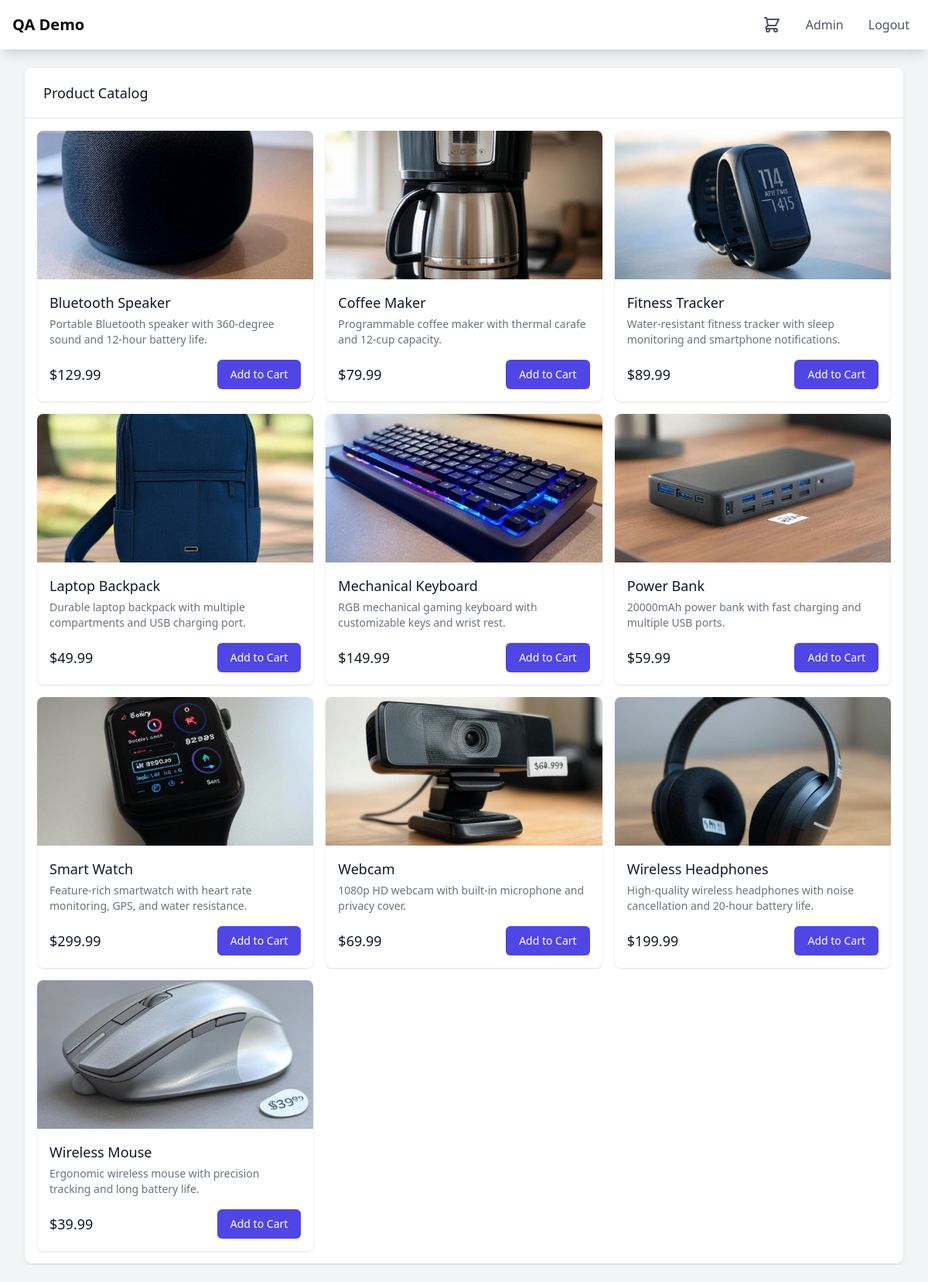
Page /catalog.php (signed in) on the committed database.
### tables this page shows
CREATE TABLE products (
                id INTEGER PRIMARY KEY AUTOINCREMENT,
                name TEXT NOT NULL,
                description TEXT,
                price REAL NOT NULL,
                stock INTEGER NOT NULL,
                image_path TEXT,
                created_at DATETIME DEFAULT CURRENT_TIMESTAMP
            );

### config/database.php (called while the page is built)
<?php
class Database {
    private $db;
    public function __construct() {
        try {
            $this->db = new SQLite3(__DIR__ . '/../database/ecommerce.db');
            $this->initializeDatabase();
        } catch (Exception $e) {
            die("Database connection failed: " . $e->getMessage());
        }
    }
    private function initializeDatabase() {
        $this->db->exec('
            CREATE TABLE IF NOT EXISTS users (
                id INTEGER PRIMARY KEY AUTOINCREMENT,
                username TEXT UNIQUE NOT NULL,
                password TEXT NOT NULL,
                user_type TEXT NOT NULL,
                created_at DATETIME DEFAULT CURRENT_TIMESTAMP
            )
        ');
        $this->db->exec('
            CREATE TABLE IF NOT EXISTS products (
                id INTEGER PRIMARY KEY AUTOINCREMENT,
                name TEXT NOT NULL,
                description TEXT,
                price REAL NOT NULL,
                stock INTEGER NOT NULL,
                image_path TEXT,
                created_at DATETIME DEFAULT CURRENT_TIMESTAMP
            )
        ');
        $this->db->exec('
            CREATE TABLE IF NOT EXISTS orders (
                id INTEGER PRIMARY KEY AUTOINCREMENT,
                user_id INTEGER NOT NULL,
                total_amount REAL NOT NULL,
                shipping_address TEXT NOT NULL,
                payment_details TEXT NOT NULL,
                status TEXT NOT NULL,
                created_at DATETIME DEFAULT CURRENT_TIMESTAMP,
                FOREIGN KEY (user_id) REFERENCES users(id)
            )
        ');
        $this->db->exec('
            CREATE TABLE IF NOT EXISTS order_items (
                id INTEGER PRIMARY KEY AUTOINCREMENT,
                order_id INTEGER NOT NULL,
                product_id INTEGER NOT NULL,
                quantity INTEGER NOT NULL,
                price REAL NOT NULL,
                FOREIGN KEY (order_id) REFERENCES orders(id),
                FOREIGN KEY (product_id) REFERENCES products(id)
            )
        ');
        $this->insertDefaultUsers();
    }
    private function insertDefaultUsers() {
        $defaultUsers = [
            ['standard_user', password_hash('standard123', PASSWORD_DEFAULT), 'standard'],
            ['locked_user', password_hash('locked123', PASSWORD_DEFAULT), 'locked'],
            ['admin_user', password_hash('admin123', PASSWORD_DEFAULT), 'admin']
        ];
        $stmt = $this->db->prepare('INSERT OR IGNORE INTO users (username, password, user_type) VALUES (:username, :password, :user_type)');
        foreach ($defaultUsers as $user) {
            $stmt->bindValue(':username', $user[0], SQLITE3_TEXT);
            $stmt->bindValue(':password', $user[1], SQLITE3_TEXT);
            $stmt->bindValue(':user_type', $user[2], SQLITE3_TEXT);
            $stmt->execute();
        }
    }    public function getConnection() {
        return $this->db;
    }
}

### includes/auth.php (called while the page is built, shortened)
<?php
class Auth {
    public function isAdmin() {
        return isset($_SESSION['user_type']) && $_SESSION['user_type'] === 'admin';
    }
}
?>

### catalog.php (the view, shortened to what this page needs)
<?php
try {
    require_once 'config/database.php';
    require_once 'includes/auth.php';
    $db = new Database();
    $auth = new Auth($db->getConnection());
    $stmt = $db->getConnection()->prepare('SELECT * FROM products ORDER BY name');
    $result = $stmt->execute();
    $products = [];
    while ($row = $result->fetchArray(SQLITE3_ASSOC)) {
        $products[] = $row;
    }
} catch (Exception $e) {
    debug_log("Error in catalog.php: " . $e->getMessage());
    $error = 'An error occurred. Please try again later.';
}
?>
<!DOCTYPE html>
<html lang="en">
<head>
    <script src="https://cdn.tailwindcss.com"></script>
</head>
<body class="bg-gray-100 min-h-screen">
    <nav class="bg-white shadow-lg">
        <div class="max-w-7xl mx-auto px-4">
            <div class="flex justify-between h-16">
                <div class="flex">
                    <div class="flex-shrink-0 flex items-center">
                        <h1 class="text-xl font-bold">QA Demo</h1>
                    </div>
                </div>
                <div class="flex items-center">
                    <div class="ml-4 flex items-center md:ml-6">
                        <a href="cart.php" class="relative ml-4 p-2 text-gray-600 hover:text-gray-900 cart-icon">
                        </a>
                        <?php if ($auth->isAdmin()): ?>
                        <a href="admin.php" class="ml-4 p-2 text-gray-600 hover:text-gray-900">Admin</a>
                        <?php endif; ?>
                        <a href="logout.php" class="ml-4 p-2 text-gray-600 hover:text-gray-900">Logout</a>
                    </div>
                </div>
            </div>
        </div>
    </nav>
    <main class="max-w-7xl mx-auto py-6 sm:px-6 lg:px-8">
        <div class="bg-white shadow overflow-hidden sm:rounded-lg">
            <div class="px-4 py-5 sm:px-6">
                <h2 class="text-lg leading-6 font-medium text-gray-900">Product Catalog</h2>
            </div>
            <div class="border-t border-gray-200">
                <div class="grid grid-cols-1 gap-4 sm:grid-cols-2 lg:grid-cols-3 p-4">
                    <?php foreach ($products as $product): ?>
                        <div class="bg-white overflow-hidden shadow rounded-lg">
                            <img src="<?php echo htmlspecialchars($product['image_path'] ?? 'images/placeholder.jpg'); ?>"
                                 alt="<?php echo htmlspecialchars($product['name']); ?>"
                                 class="w-full h-48 object-cover">
                            <div class="p-4">
                                <h3 class="text-lg font-medium text-gray-900">
                                    <?php echo htmlspecialchars($product['name']); ?>
                                </h3>
                                <p class="mt-1 text-sm text-gray-500">
                                    <?php echo htmlspecialchars($product['description']); ?>
                                </p>
                                <div class="mt-4 flex items-center justify-between">
                                    <span class="text-lg font-medium text-gray-900">
                                        $<?php echo number_format($product['price'], 2); ?>
                                    </span>
                                    <button type="button"
                                            class="cart-button inline-flex items-center px-4 py-2 border border-transparent text-sm font-medium rounded-md text-white bg-indigo-600 hover:bg-indigo-700"
                                            data-product-id="<?php echo $product['id']; ?>"
                                            data-action="<?php echo isset($_SESSION['cart'][$product['id']]) ? 'remove' : 'add'; ?>">
                                        <?php echo isset($_SESSION['cart'][$product['id']]) ? 'Remove' : 'Add to Cart'; ?>
                                    </button>
                                </div>
                            </div>
                        </div>
                    <?php endforeach; ?>
                </div>
            </div>
        </div>
    </main>
</body>
</html>

### rows in the picture
products: image_path (picture), name "Bluetooth Speaker", description "Portable Bluetooth speaker with 360-degree sound and 12-hour battery life.", price "129.99", shows "Add to Cart"
products: image_path (picture), name "Coffee Maker", description "Programmable coffee maker with thermal carafe and 12-cup capacity.", price "79.99", shows "Add to Cart"
products: image_path (picture), name "Fitness Tracker", description "Water-resistant fitness tracker with sleep monitoring and smartphone notifications.", price "89.99", shows "Add to Cart"
products: image_path (picture), name "Laptop Backpack", description "Durable laptop backpack with multiple compartments and USB charging port.", price "49.99", shows "Add to Cart"
products: image_path (picture), name "Mechanical Keyboard", description "RGB mechanical gaming keyboard with customizable keys and wrist rest.", price "149.99", shows "Add to Cart"
products: image_path (picture), name "Power Bank", description "20000mAh power bank with fast charging and multiple USB ports.", price "59.99", shows "Add to Cart"
products: image_path (picture), name "Smart Watch", description "Feature-rich smartwatch with heart rate monitoring, GPS, and water resistance.", price "299.99", shows "Add to Cart"
products: image_path (picture), name "Webcam", description "1080p HD webcam with built-in microphone and privacy cover.", price "69.99", shows "Add to Cart"
products: image_path (picture), name "Wireless Headphones", description "High-quality wireless headphones with noise cancellation and 20-hour battery life.", price "199.99", shows "Add to Cart"
products: image_path (picture), name "Wireless Mouse", description "Ergonomic wireless mouse with precision tracking and long battery life.", price "39.99", shows "Add to Cart"
